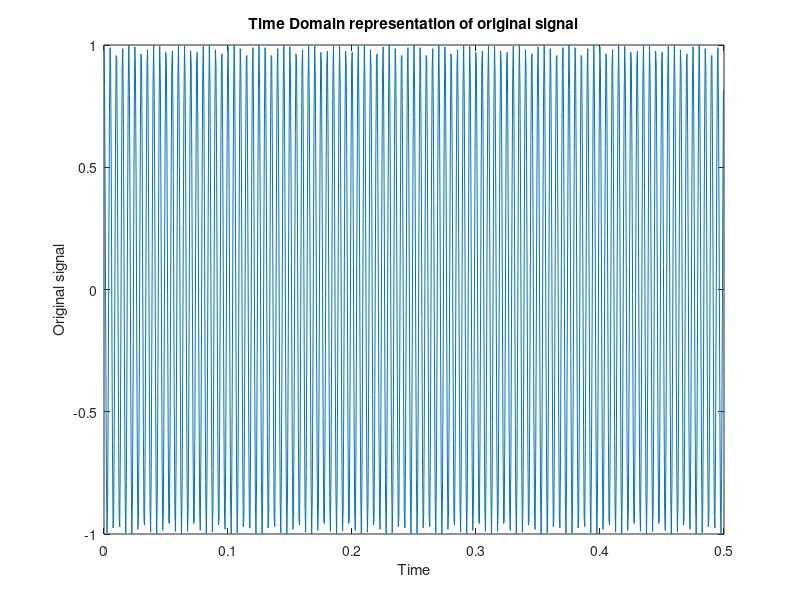
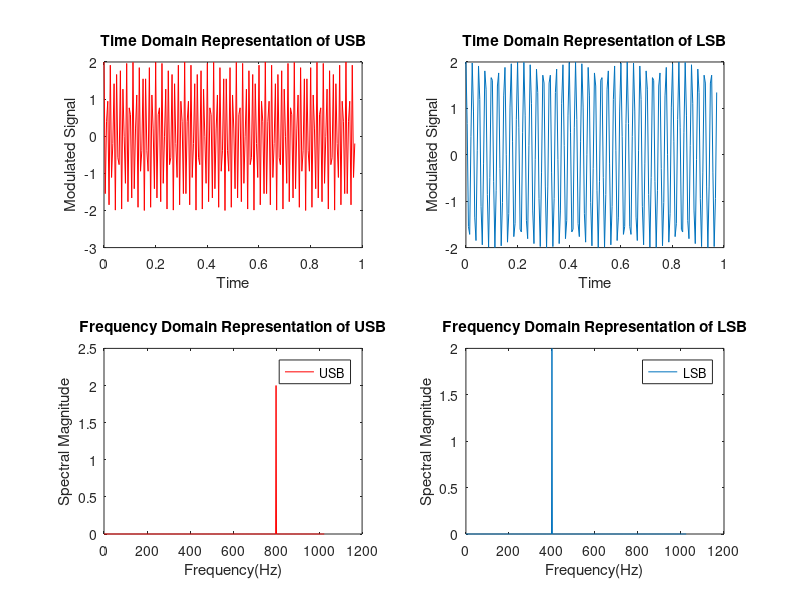
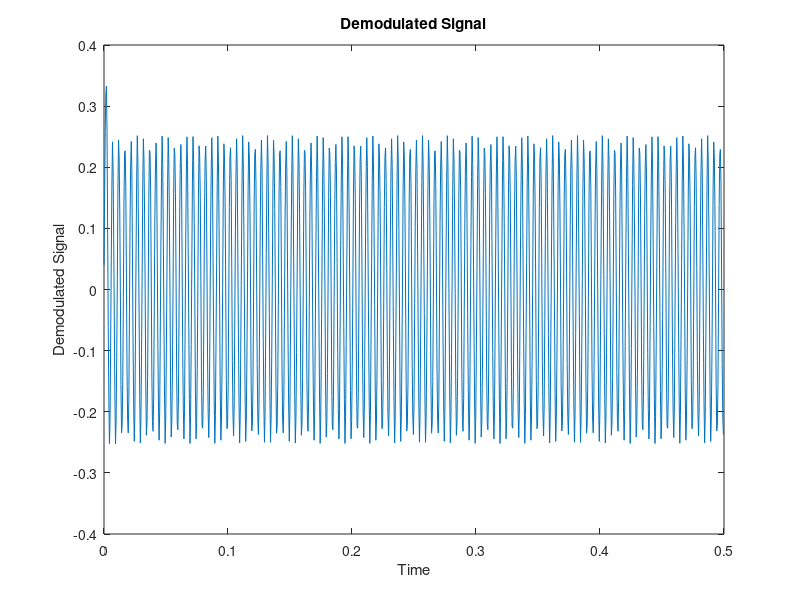
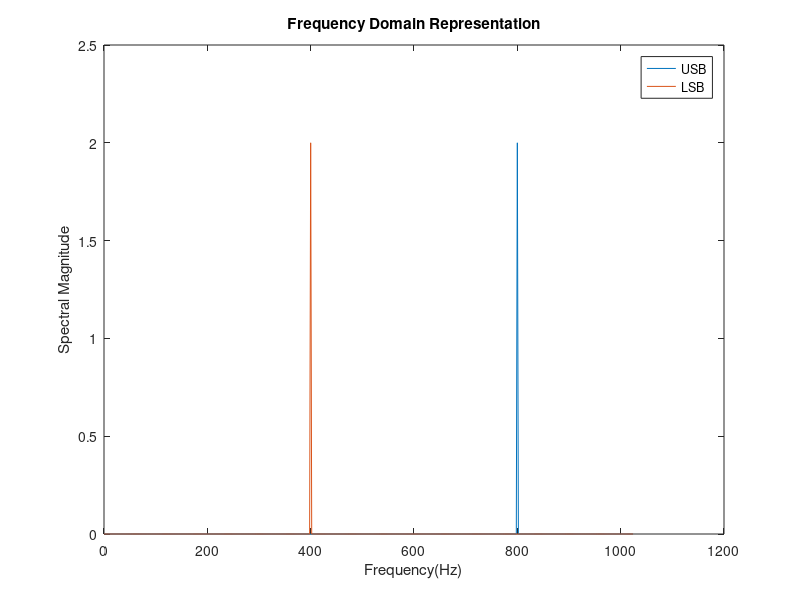

The MATLAB script that drew these images, in order:
%MATLAB Code of Single Sided Band Modulation and Demodulation 

n = 1024;
fs = 2048;
ts = 1/fs;
%t = 0:ts:1;
t = (0:n-1)/fs;
fc = 600;   %Carrier Frequency !! Limit fc<800 to avoid freqdomain aliasing
fm1 = 200;
Em1 = 1;

m = Em1*cos(2*pi*fm1*t);  %Message
mh = Em1*cos((2*pi*fm1*t)-pi/2);   %Hilbert Transform of the message signal

sbu = m.*2.*cos(2*pi*fc*t)-mh.*2.*sin(2*pi*fc*t);   %Expression for USB SSB 
sbl = m.*2.*cos(2*pi*fc*t)+mh.*2.*sin(2*pi*fc*t);   %Expression for LSB SSB

SBU = 2/n*abs(fft(sbu));  %Fourier Transform of USB SSB
SBL = 2/n*abs(fft(sbl));  %Fourier Transform of LSB SSB

freq = fs*(0:n/2)/n;

close all;
figure(2);
subplot(2,2,1);
plot(10*t(1:200),sbu(1:200),'r');  % Time Domain Plot of USB SSB
title('Time Domain Representation of USB');
xlabel('Time');
ylabel('Modulated Signal');
subplot(2,2,2);
plot(10*t(1:200),sbl(1:200));  % Time Domain Plot of LSB SSB
title('Time Domain Representation of LSB');
xlabel('Time');
ylabel('Modulated Signal');
subplot(2,2,3);
plot(freq,SBU(1:n/2+1),'r');
title('Frequency Domain Representation of USB');
xlabel('Frequency(Hz)');
ylabel('Spectral Magnitude');
legend('USB');
subplot(2,2,4);
plot(freq,SBL(1:n/2+1));  %Frequency Domain Plot
title('Frequency Domain Representation of LSB');
xlabel('Frequency(Hz)');
ylabel('Spectral Magnitude');
legend('LSB');

figure(4)
plot(freq,SBU(1:n/2+1),freq,SBL(1:n/2+1));
title('Frequency Domain Representation');
xlabel('Frequency(Hz)');
ylabel('Spectral Magnitude');
legend('USB','LSB');


%Demodulation
md = sbu.*cos(2*pi*fc*t);
[b,a] = butter(2,0.1);
mf = filter(b,a,md);

figure(3)
plot(t,mf);
title('Demodulated Signal');
xlabel('Time');
ylabel('Demodulated Signal');

figure(1)
plot(t,m);
title('Time Domain representation of original signal');
xlabel('Time');
ylabel('Original signal');